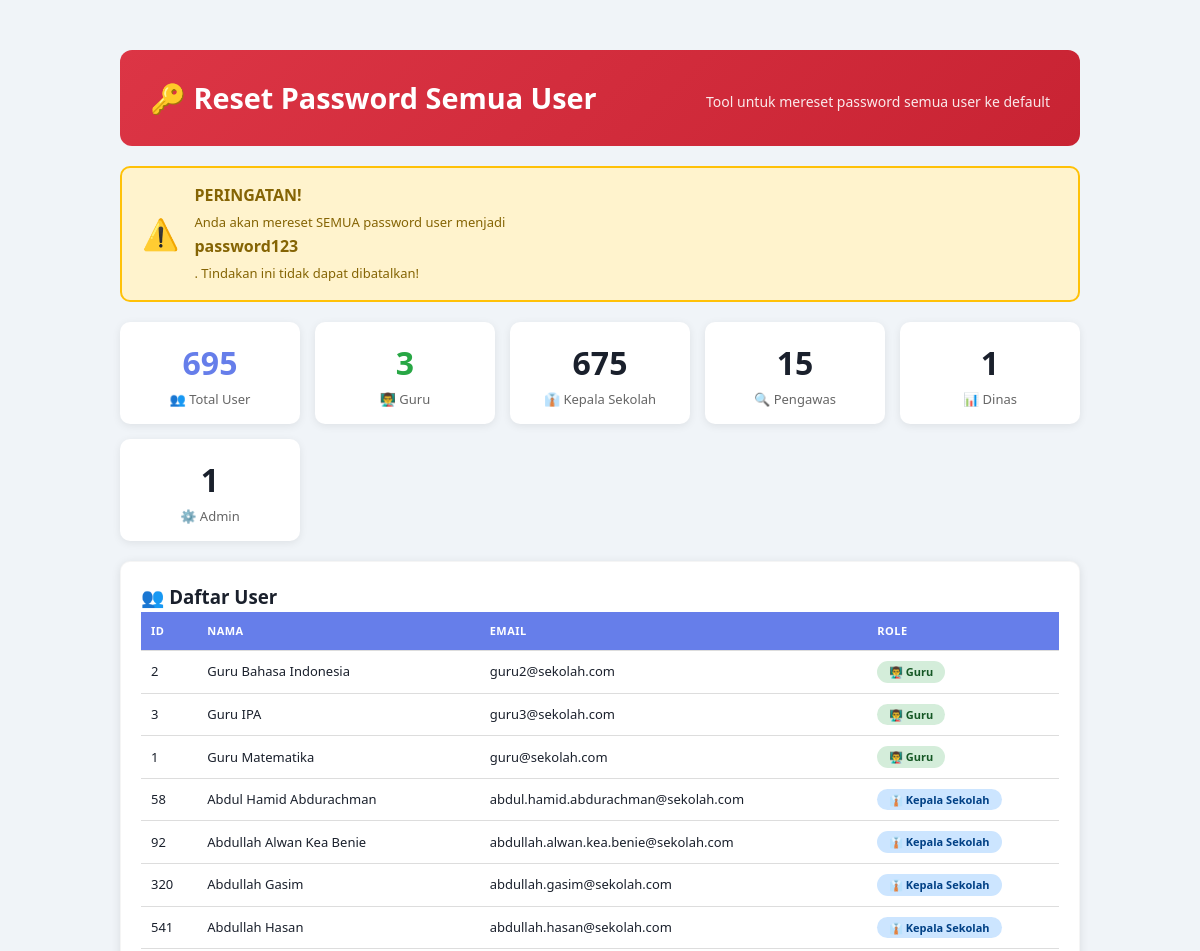
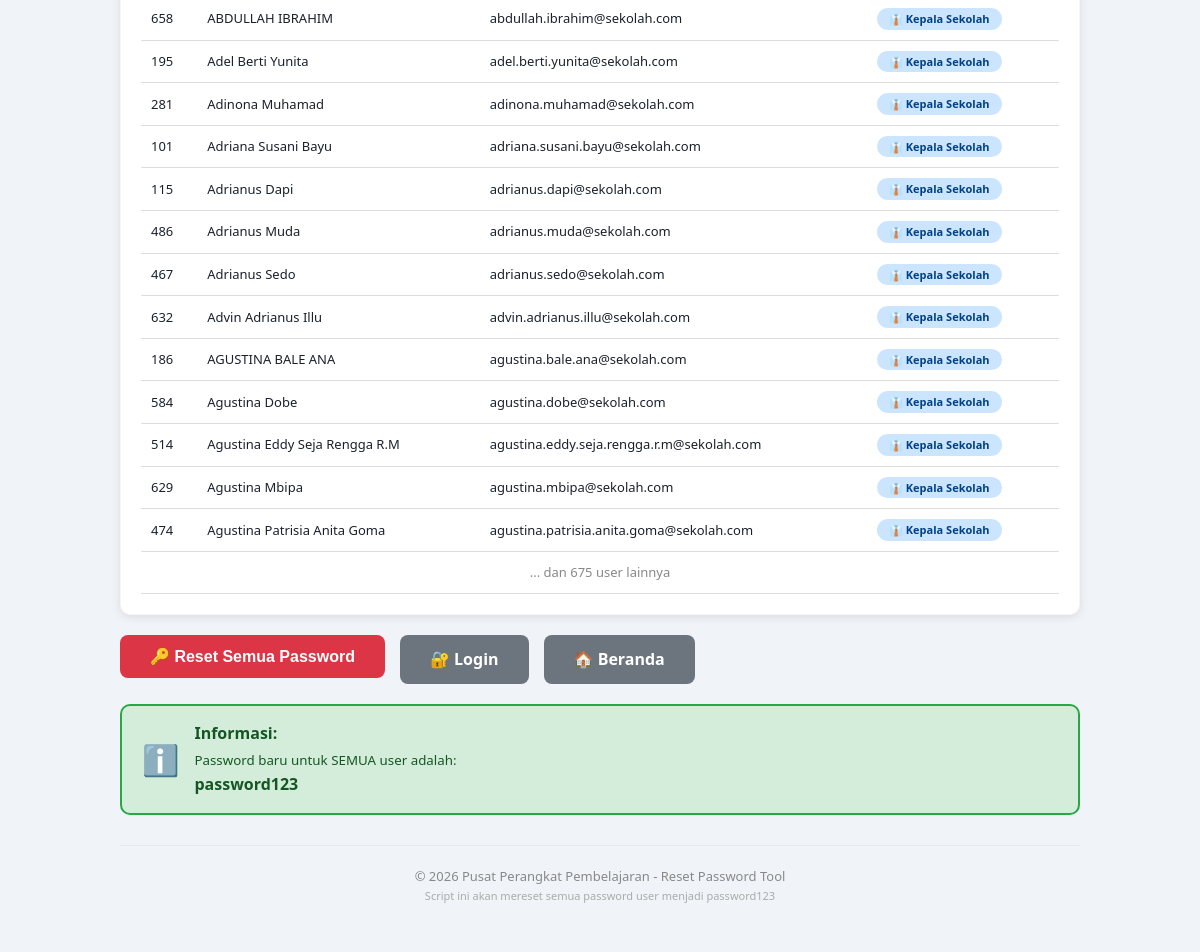
Page /reset_all_password.php on the committed database (2 pictures, top to bottom).
### tables this page shows
CREATE TABLE `users` (
  `id` int(11) NOT NULL,
  `name` varchar(100) NOT NULL,
  `email` varchar(100) NOT NULL,
  `password` varchar(255) NOT NULL,
  `role` enum('guru','kepala_sekolah','pengawas','dinas','admin') NOT NULL,
  `nip` varchar(20) DEFAULT NULL,
  `sekolah` varchar(100) DEFAULT NULL,
  `sekolah_id` int(11) DEFAULT NULL,
  `phone` varchar(15) DEFAULT NULL,
  `photo` varchar(255) DEFAULT NULL,
  `is_active` tinyint(1) DEFAULT 1,
  `created_at` timestamp NOT NULL DEFAULT current_timestamp(),
  `updated_at` timestamp NOT NULL DEFAULT current_timestamp() ON UPDATE current_timestamp()
);

### config/database.php (called while the page is built, shortened)
<?php
$host = 'localhost';
$username = 'root';
$password = '';
$database = 'perangkat_pembelajaran';
$conn = mysqli_connect($host, $username, $password, $database);
mysqli_set_charset($conn, "utf8mb4");
function fetchAll($sql) {
    global $conn;
    $result = mysqli_query($conn, $sql);
    $data = [];
    while ($row = mysqli_fetch_assoc($result)) {
        $data[] = $row;
    }
    return $data;
}
function countData($sql) {
    global $conn;
    $result = mysqli_query($conn, $sql);
    return mysqli_num_rows($result);
}
?>

### reset_all_password.php (the view, shortened to what this page needs)
<?php
include_once 'config/database.php';
?>
<!DOCTYPE html>
<html lang="id">
<head>
    <link rel="stylesheet" href="/website_perangkat/public/css/style.css">
</head>
<body>
    <div class="container">
        <div class="header">
            <h1>🔑 Reset Password Semua User</h1>
            <p>Tool untuk mereset password semua user ke default</p>
        </div>
        <?php
        if (isset($_POST['reset']) && $_POST['reset'] == 'yes') {
            $new_password = 'password123';
            $hashed = password_hash($new_password, PASSWORD_DEFAULT);
            $users = fetchAll("SELECT id, name, email, role FROM users ORDER BY role, name");
            $total = count($users);
            $success = 0;
            $failed = 0;
            $errors = [];
            echo '<div class="info-box">';
            echo '<span class="icon">🔄</span>';
            echo '<div class="text">';
            echo '<strong>Memproses reset password...</strong>';
            echo '<small>Merubah ' . $total . ' user ke password: <strong>password123</strong></small>';
            echo '</div>';
            echo '</div>';
            echo '<div class="progress-bar"><div class="fill" id="progressFill"></div></div>';
            echo '<div class="table-container">';
            echo '<table>';
            echo '<thead>';
            echo '<tr>';
            echo '<th>No</th>';
            echo '<th>Nama</th>';
            echo '<th>Email</th>';
            echo '<th>Role</th>';
            echo '<th>Status</th>';
            echo '</tr>';
            echo '</thead>';
            echo '<tbody>';
            $no = 0;
            foreach ($users as $user) {
                $no++;
                $id = $user['id'];
                $name = htmlspecialchars($user['name']);
                $email = htmlspecialchars($user['email']);
                $role = $user['role'];
                $role_label = [
                    'admin' => '⚙️ Admin',
                    'guru' => '👨‍🏫 Guru',
                    'kepala_sekolah' => '👔 Kepala Sekolah',
                    'pengawas' => '🔍 Pengawas',
                    'dinas' => '📊 Dinas'
                ];
                $role_display = $role_label[$role] ?? $role;
                $sql = "UPDATE users SET password = '$hashed' WHERE id = $id";
                if (query($sql)) {
                    $success++;
                    $status = '<span class="status-success">✅ Berhasil</span>';
                } else {
                    $failed++;
                    $error_msg = mysqli_error($conn);
                    $errors[] = "ID $id: $error_msg";
                    $status = '<span class="status-failed">❌ Gagal</span>';
                }
                echo '<tr>';
                echo "<td>$no</td>";
                echo "<td>$name</td>";
                echo "<td>$email</td>";
                echo "<td><span class='role-badge role-$role'>$role_display</span></td>";
                echo "<td>$status</td>";
                echo '</tr>';
                $percent = round(($no / $total) * 100);
                echo "<script>document.getElementById('progressFill').style.width = '$percent%';</script>";
                flush();
            }
            echo '</tbody>';
            echo '</table>';
            echo '</div>';
            echo '<div class="summary">';
            echo '<div class="item total">';
            echo '<div class="number">' . $total . '</div>';
            echo '<div class="label">📊 Total User</div>';
            echo '</div>';
            echo '<div class="item success">';
            echo '<div class="number">' . $success . '</div>';
            echo '<div class="label">✅ Berhasil</div>';
            echo '</div>';
            echo '<div class="item failed">';
            echo '<div class="number">' . $failed . '</div>';
            echo '<div class="label">❌ Gagal</div>';
            echo '</div>';
            echo '</div>';
            if (!empty($errors)) {
                echo '<div class="warning-box">';
                echo '<span class="icon">⚠️</span>';
                echo '<div class="text">';
                echo '<strong>Error yang terjadi:</strong>';
                echo '<ul style="margin:5px 0; padding-left:20px;">';
                foreach ($errors as $err) {
                    echo "<li>$err</li>";
                }
                echo '</ul>';
                echo '</div>';
                echo '</div>';
            }
            echo '<div class="btn-group">';
            echo '<a href="login.php" class="btn btn-success">🔐 Login Sekarang</a>';
            echo '<a href="index.php" class="btn btn-secondary">🏠 Kembali ke Beranda</a>';
            echo '</div>';
            echo '<div class="info-box">';
            echo '<span class="icon">✅</span>';
            echo '<div class="text">';
            echo '<strong>Reset Password Selesai!</strong>';
            echo '<small>Semua user sekarang menggunakan password: <strong>password123</strong></small>';
            echo '</div>';
            echo '</div>';
        } else {
            ?>
            <div class="warning-box">
                <span class="icon">⚠️</span>
                <div class="text">
                    <strong>PERINGATAN!</strong>
                    <small>Anda akan mereset SEMUA password user menjadi <strong>password123</strong>.
                    Tindakan ini tidak dapat dibatalkan!</small>
                </div>
            </div>
            <?php
            $total_users = countData("SELECT * FROM users");
            $total_guru = countData("SELECT * FROM users WHERE role = 'guru'");
            $total_kepsek = countData("SELECT * FROM users WHERE role = 'kepala_sekolah'");
            $total_pengawas = countData("SELECT * FROM users WHERE role = 'pengawas'");
            $total_dinas = countData("SELECT * FROM users WHERE role = 'dinas'");
            $total_admin = countData("SELECT * FROM users WHERE role = 'admin'");
            ?>
            <div class="summary">
                <div class="item total">
                    <div class="number"><?php echo $total_users; ?></div>
                    <div class="label">👥 Total User</div>
                </div>
                <div class="item success">
                    <div class="number"><?php echo $total_guru; ?></div>
                    <div class="label">👨‍🏫 Guru</div>
                </div>
                <div class="item">
                    <div class="number"><?php echo $total_kepsek; ?></div>
                    <div class="label">👔 Kepala Sekolah</div>
                </div>
                <div class="item">
                    <div class="number"><?php echo $total_pengawas; ?></div>
                    <div class="label">🔍 Pengawas</div>
                </div>
                <div class="item">
                    <div class="number"><?php echo $total_dinas; ?></div>
                    <div class="label">📊 Dinas</div>
                </div>
                <div class="item">
                    <div class="number"><?php echo $total_admin; ?></div>
                    <div class="label">⚙️ Admin</div>
                </div>
            </div>
            <div class="table-container">
                <h3 style="margin-top:0;">👥 Daftar User</h3>
                <table>
                    <thead>
                        <tr>
                            <th>ID</th>
                            <th>Nama</th>
                            <th>Email</th>
                            <th>Role</th>
                        </tr>
                    </thead>
                    <tbody>
                        <?php
                        $users = fetchAll("SELECT id, name, email, role FROM users ORDER BY role, name LIMIT 20");
                        foreach ($users as $user):
                            $role_label = [
                                'admin' => '⚙️ Admin',
                                'guru' => '👨‍🏫 Guru',
                                'kepala_sekolah' => '👔 Kepala Sekolah',
                                'pengawas' => '🔍 Pengawas',
                                'dinas' => '📊 Dinas'
                            ];
                            $role_display = $role_label[$user['role']] ?? $user['role'];
                        ?>
                        <tr>
                            <td><?php echo $user['id']; ?></td>
                            <td><?php echo htmlspecialchars($user['name']); ?></td>
                            <td><?php echo htmlspecialchars($user['email']); ?></td>
                            <td><span class="role-badge role-<?php echo $user['role']; ?>"><?php echo $role_display; ?></span></td>
                        </tr>
                        <?php endforeach; ?>
                        <?php if ($total_users > 20): ?>
                        <tr>
                            <td colspan="4" style="text-align:center; color:#888;">
                                ... dan <?php echo $total_users - 20; ?> user lainnya
                            </td>
                        </tr>
                        <?php endif; ?>
                    </tbody>
                </table>
            </div>
            <div class="btn-group">
                <form method="POST" onsubmit="return confirmReset()">
                    <button type="submit" class="btn btn-danger">🔑 Reset Semua Password</button>
                </form>
                <a href="login.php" class="btn btn-secondary">🔐 Login</a>
                <a href="index.php" class="btn btn-secondary">🏠 Beranda</a>
            </div>
            <div class="info-box">
                <span class="icon">ℹ️</span>
                <div class="text">
                    <strong>Informasi:</strong>
                    <small>Password baru untuk SEMUA user adalah: <strong>password123</strong></small>
                </div>
            </div>
            <?php
        }
        ?>
        <div class="footer">
            <p>&copy; 2026 Pusat Perangkat Pembelajaran - Reset Password Tool</p>
            <p style="font-size: 11px; color: #aaa;">Script ini akan mereset semua password user menjadi password123</p>
        </div>
    </div>
</body>
</html>

### public/css/style.css (style rules this page uses)
* { margin: 0; padding: 0; box-sizing: border-box; }
body { font-family: 'Inter', -apple-system, BlinkMacSystemFont, sans-serif; background: #f0f4f8; color: #1a202c; line-height: 1.6; }
.container { max-width: 1280px; margin: 0 auto; padding: 20px; }
.header { background: linear-gradient(135deg, #667eea 0%, #764ba2 100%); color: white; padding: 20px 25px; border-radius: 12px; margin-bottom: 20px; display: flex; justify-content: space-between; align-items: center; flex-wrap: wrap; }
.header h1 { margin: 0; font-size: 1.5em; }
.header p { margin: 5px 0 0 0; opacity: 0.9; font-size: 14px; }
.btn-group { display: flex; gap: 10px; flex-wrap: wrap; }
.btn { padding: 8px 20px; border: none; border-radius: 8px; font-size: 14px; font-weight: 600; cursor: pointer; text-decoration: none; display: inline-block; transition: all 0.3s ease; }
.btn-danger { background: #dc3545; color: white; }
.btn-secondary { background: #6c757d; color: white; }
.table-container { overflow-x: auto; background: white; border-radius: 12px; box-shadow: 0 2px 12px rgba(0, 0, 0, 0.06); padding: 20px; border: 1px solid rgba(0, 0, 0, 0.04); }
table { width: 100%; border-collapse: collapse; font-size: 13px; }
th, td { padding: 10px; text-align: left; border-bottom: 1px solid #f1f5f9; }
th { background: #f8fafc; color: #4a5568; font-weight: 600; font-size: 11px; text-transform: uppercase; letter-spacing: 0.5px; }
.role-badge { display: inline-block; padding: 2px 12px; border-radius: 12px; font-size: 11px; font-weight: 600; }
.info-box { background: #e8f0fe; padding: 15px 20px; border-radius: 8px; margin-bottom: 20px; border-left: 4px solid #667eea; }
.footer { text-align: center; margin-top: 30px; padding: 20px; color: #888; font-size: 13px; border-top: 1px solid #e5e7eb; }

### reset_all_password.php (style rules this page uses)
body { background: #f0f4f8; font-family: 'Segoe UI', Tahoma, Geneva, Verdana, sans-serif; }
.container { max-width: 1000px; margin: 30px auto; padding: 20px; }
.header { background: linear-gradient(135deg, #dc3545 0%, #c82333 100%); color: white; padding: 25px 30px; border-radius: 12px; margin-bottom: 20px; text-align: center; }
.header h1 { margin: 0; font-size: 1.8em; }
.header p { margin: 8px 0 0 0; opacity: 0.9; }
.warning-box { background: #fff3cd; border: 2px solid #ffc107; color: #856404; padding: 15px 20px; border-radius: 10px; margin-bottom: 20px; display: flex; align-items: center; gap: 15px; flex-wrap: wrap; }
.warning-box .icon { font-size: 30px; }
.warning-box .text { flex: 1; }
.warning-box .text strong { display: block; font-size: 16px; }
.warning-box .text small { font-size: 13px; }
.info-box { background: #d4edda; border: 2px solid #28a745; color: #155724; padding: 15px 20px; border-radius: 10px; margin-bottom: 20px; display: flex; align-items: center; gap: 15px; flex-wrap: wrap; }
.info-box .icon { font-size: 30px; }
.info-box .text { flex: 1; }
.info-box .text strong { display: block; font-size: 16px; }
.btn-group { display: flex; gap: 15px; flex-wrap: wrap; margin: 20px 0; }
.btn { padding: 12px 30px; border: none; border-radius: 8px; font-size: 16px; font-weight: bold; cursor: pointer; text-decoration: none; display: inline-block; transition: all 0.3s ease; }
.btn-danger { background: #dc3545; color: white; }
.btn-secondary { background: #6c757d; color: white; }
.table-container { overflow-x: auto; background: white; border-radius: 10px; box-shadow: 0 2px 10px rgba(0,0,0,0.1); padding: 20px; margin-top: 20px; }
table { width: 100%; border-collapse: collapse; font-size: 13px; }
th, td { padding: 10px; text-align: left; border-bottom: 1px solid #ddd; }
th { background: #667eea; color: white; position: sticky; top: 0; }
.role-badge { display: inline-block; padding: 2px 12px; border-radius: 12px; font-size: 11px; font-weight: bold; }
.role-guru { background: #d4edda; color: #155724; }
.role-kepala_sekolah { background: #cce5ff; color: #004085; }
.summary { display: grid; grid-template-columns: repeat(auto-fit, minmax(150px, 1fr)); gap: 15px; margin: 20px 0; }
.summary .item { background: white; padding: 15px; border-radius: 10px; text-align: center; box-shadow: 0 2px 8px rgba(0,0,0,0.08); }
.summary .item .number { font-size: 2em; font-weight: bold; }
.summary .item .label { font-size: 13px; color: #666; }
.summary .item.success .number { color: #28a745; }
.summary .item.total .number { color: #667eea; }
.footer { text-align: center; margin-top: 30px; color: #888; font-size: 13px; }

### rows in the picture
users: id "2", name "Guru Bahasa Indonesia", email "guru2@sekolah.com", role "👨‍🏫 Guru"
users: id "3", name "Guru IPA", email "guru3@sekolah.com", role "👨‍🏫 Guru"
users: id "1", name "Guru Matematika", email "guru@sekolah.com", role "👨‍🏫 Guru"
users: id "58", name "Abdul Hamid Abdurachman", email "abdul.hamid.abdurachman@sekolah.com", role "👔 Kepala Sekolah"
users: id "92", name "Abdullah Alwan Kea Benie", email "abdullah.alwan.kea.benie@sekolah.com", role "👔 Kepala Sekolah"
users: id "320", name "Abdullah Gasim", email "abdullah.gasim@sekolah.com", role "👔 Kepala Sekolah"
users: id "541", name "Abdullah Hasan", email "abdullah.hasan@sekolah.com", role "👔 Kepala Sekolah"
users: id "658", name "ABDULLAH IBRAHIM", email "abdullah.ibrahim@sekolah.com", role "👔 Kepala Sekolah"
users: id "195", name "Adel Berti Yunita", email "adel.berti.yunita@sekolah.com", role "👔 Kepala Sekolah"
users: id "281", name "Adinona Muhamad", email "adinona.muhamad@sekolah.com", role "👔 Kepala Sekolah"
users: id "101", name "Adriana Susani Bayu", email "adriana.susani.bayu@sekolah.com", role "👔 Kepala Sekolah"
users: id "115", name "Adrianus Dapi", email "adrianus.dapi@sekolah.com", role "👔 Kepala Sekolah"
users: id "486", name "Adrianus Muda", email "adrianus.muda@sekolah.com", role "👔 Kepala Sekolah"
users: id "467", name "Adrianus Sedo", email "adrianus.sedo@sekolah.com", role "👔 Kepala Sekolah"
users: id "632", name "Advin Adrianus Illu", email "advin.adrianus.illu@sekolah.com", role "👔 Kepala Sekolah"
users: id "186", name "AGUSTINA BALE ANA", email "agustina.bale.ana@sekolah.com", role "👔 Kepala Sekolah"
users: id "584", name "Agustina Dobe", email "agustina.dobe@sekolah.com", role "👔 Kepala Sekolah"
users: id "514", name "Agustina Eddy Seja Rengga R.M", email "agustina.eddy.seja.rengga.r.m@sekolah.com", role "👔 Kepala Sekolah"
users: id "629", name "Agustina Mbipa", email "agustina.mbipa@sekolah.com", role "👔 Kepala Sekolah"
users: id "474", name "Agustina Patrisia Anita Goma", email "agustina.patrisia.anita.goma@sekolah.com", role "👔 Kepala Sekolah"

### other values in the picture
$total_users "695"
$total_guru "3"
$total_kepsek "675"
$total_pengawas "15"
$total_dinas "1"
$total_admin "1"
$total_users - 20 "675"
